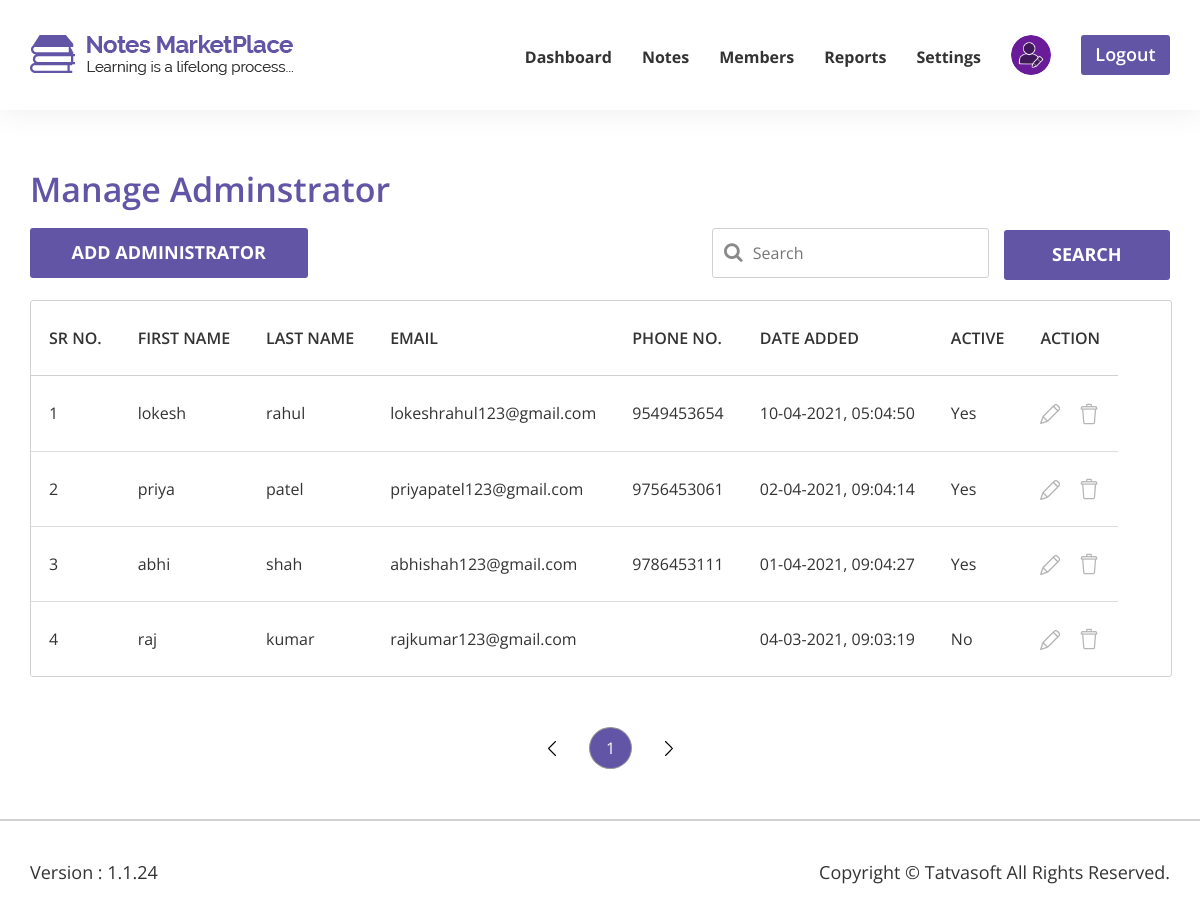
Page /admin/pages/manage-administrator.php (signed in) on the committed database.
### tables this page shows
CREATE TABLE `users` (
  `UsersID` int(11) NOT NULL,
  `RoleID` int(11) NOT NULL DEFAULT 1,
  `FirstName` varchar(50) NOT NULL,
  `LastName` varchar(50) NOT NULL,
  `EmailID` varchar(100) NOT NULL,
  `Password` varchar(128) NOT NULL,
  `IsEmailVerified` bit(1) NOT NULL DEFAULT b'0',
  `CreatedDate` datetime DEFAULT NULL,
  `CreatedBy` int(11) DEFAULT NULL,
  `ModifiedDate` datetime DEFAULT NULL,
  `ModifiedBy` int(11) DEFAULT NULL,
  `IsActive` tinyint(1) NOT NULL DEFAULT 0
);

CREATE TABLE `user_profile` (
  `UserProfileID` int(11) NOT NULL,
  `UsersID` int(11) NOT NULL,
  `SecondEmailID` varchar(100) DEFAULT NULL,
  `DOB` date DEFAULT NULL,
  `Gender` varchar(11) DEFAULT NULL,
  `PhoneCountryCode` varchar(10) NOT NULL,
  `PhoneNumber` varchar(20) DEFAULT NULL,
  `ProfilePicture` varchar(500) DEFAULT NULL,
  `Address1` varchar(100) NOT NULL,
  `Address2` varchar(100) NOT NULL,
  `City` varchar(50) NOT NULL,
  `State` varchar(50) NOT NULL,
  `ZipCode` varchar(50) NOT NULL,
  `Country` varchar(100) NOT NULL,
  `University` varchar(100) DEFAULT NULL,
  `Collage` varchar(100) DEFAULT NULL,
  `CreatedDate` datetime DEFAULT NULL,
  `CreatedBy` int(11) DEFAULT NULL,
  `ModifiedDate` datetime DEFAULT NULL,
  `ModifiedBy` int(11) DEFAULT NULL
);

### admin/pages/manage-administrator.php (the view, shortened to what this page needs)
<?php  include "includes/db.php"; ?>
<!DOCTYPE html>
<html lang="en">
<head>
	<link rel="stylesheet" href="../css/font-awesome/css/font-awesome.min.css">
	<link rel="stylesheet" href="../css/jquery-ui/jquery-ui.css">
	<link rel="stylesheet" href="../css/jquery-ui/jquery-ui.structure.css">
	<link rel="stylesheet" href="../css/jquery-ui/jquery-ui.theme.css">
	<link rel="stylesheet" href="../css/bootstrap/bootstrap.css">
    <link rel="stylesheet" href="../css/DataTables/datatables.css">
	<link rel="stylesheet" href="../css/manage-administrator.css">
</head>
<body>
	<?php
	    if(isset($_SESSION['UsersID'])) {
            include "includes/login_nav.php";
        }else {
            redirect("../../front/pages/login.php");
        }
    ?>
    <div class="notes-table">
		<div class="content-box-lg">
			<div class="container">
       			<div class="row manage-administrator-heading">
					<div class="col-md-12 col-sm-12">
						<h2 class="heading">Manage Adminstrator</h2>
					</div>
				</div>
        		<div class="row manage-administrator-heading">
					<div class="col-md-6 col-sm-6">
						<a class="top-btn btn" href="add-administrator.php" role="button" id="add-administrator-btn">add administrator</a>
					</div>
					<div class="col-md-6 col-sm-6 search-content">
						<span toggle="#search" class="fa fa-search field-icon"></span>
						<input class="myInput" placeholder="Search" type="search" id="search" value="">
						<a class="search-btn btn" href="" role="button" id="search-btn">search</a>
					</div>
				</div>
				<table id="manage-administrator-table" class="datatable table table-responsive display">
                    <thead>
                        <tr>
                        	<th>SR No.</th>
                            <th>first name</th>
                            <th>last name</th>
                            <th>email</th>
                            <th>phone no.</th>
                            <th>Date added</th>
                            <th>active</th>
                            <th>action</th>
                        </tr>
                    </thead>
                    <tbody>
                        <?php
                            $i = 1;
                            $query = "SELECT * FROM users WHERE RoleID = '2' ORDER BY CreatedDate DESC";
                            $select_all_users_query = mysqli_query($connection, $query);
                            while($row = mysqli_fetch_assoc($select_all_users_query )) {
                                $db_UsersID = $row['UsersID'];
                                $db_FirstName = $row['FirstName'];
                                $db_LastName = $row['LastName'];
                                $db_EmailID = $row['EmailID'];
                                $db_IsActive = $row['IsActive'];
                                $db_CreatedDate = $row['CreatedDate'];
                                if(!empty($db_CreatedDate)){
                                    $db_CreatedDate = date('d-m-Y, h:m:s',strtotime($db_CreatedDate)) ?? null;
                                }
                                $query = "SELECT * FROM user_profile WHERE UsersID = '{$db_UsersID}'";
                                $select_userprofile_query = mysqli_query($connection, $query);
                                $count = mysqli_num_rows($select_userprofile_query);
                                if($count > 0) {
                                    $row = mysqli_fetch_assoc($select_userprofile_query);
                                    $db_PhoneNumber = $row['PhoneNumber'];
                                }else {
                                    $db_PhoneNumber = "";
                                }
                                $db_IsActive = ($db_IsActive == '1') ? 'Yes' : 'No';
                                echo "<tr>";
                                echo "<td>{$i}</td>";
                                echo "<td>{$db_FirstName}</td>";
                                echo "<td>{$db_LastName}</td>";
                                echo "<td>{$db_EmailID}</td>";
                                echo "<td>{$db_PhoneNumber}</td>";
                                echo "<td>{$db_CreatedDate}</td>";
                                echo "<td>{$db_IsActive}</td>";
                                echo "<td>
                                    <span class='action-icons'>
                                        <a href='add-administrator.php?u_id={$db_UsersID}'><img class='view-icon' src='../images/Admin_images/edit.png' alt='edit'></a>
                                        <a onClick=\"javascript: return confirm('Are you sure you want to delete this?');\" href='?delete={$db_UsersID}'><img class='delete-icon' src='../images/Admin_images/delete.png' alt='delete'></a>
                                    </span>
                                </td>";
                                echo "</tr>";
                                $i++;
                            }
                        ?>
                    </tbody>
                </table>
			</div>
		</div>
	</div>
	<footer>
		<div class="content-box-lg">
			<div class="container">
				<div class="row copyright">
					<div class="col-md-6 col-sm-12">
						<p class="pera">
							Version : 1.1.24
						</p>
					</div>
					<div class="col-md-6 col-sm-12 text-right">
						<p class="pera">
							Copyright &copy; Tatvasoft All Rights Reserved.
						</p>
					</div>
				</div>
			</div>
		</div>
	</footer>
</body>
</html>

### admin/css/DataTables/datatables.css (style rules this page uses)
table.dataTable { width: 100%; margin: 0 auto; clear: both; border-collapse: separate; border-spacing: 0; }
table.dataTable thead th, table.dataTable tfoot th { font-weight: bold; }
table.dataTable thead th, table.dataTable thead td { padding: 10px 18px; border-bottom: 1px solid #111; }
table.dataTable thead .sorting, table.dataTable thead .sorting_asc, table.dataTable thead .sorting_desc, table.dataTable thead .sorting_asc_disabled, table.dataTable thead .sorting_desc_disabled { cursor: pointer; *cursor: hand; background-repeat: no-repeat; background-position: center right; }
table.dataTable thead .sorting { background-image: none; }
table.dataTable thead .sorting_asc { background-image: none; }
table.dataTable tbody tr { background-color: #ffffff; }
table.dataTable tbody th, table.dataTable tbody td { padding: 8px 10px; }
table.dataTable.row-border tbody th, table.dataTable.row-border tbody td, table.dataTable.display tbody th, table.dataTable.display tbody td { border-top: 1px solid #ddd; }
table.dataTable.row-border tbody tr:first-child th, table.dataTable.row-border tbody tr:first-child td, table.dataTable.display tbody tr:first-child th, table.dataTable.display tbody tr:first-child td { border-top: none; }
table.dataTable.stripe tbody tr.odd, table.dataTable.display tbody tr.odd { background-color: #f9f9f9; }
table.dataTable.order-column tbody tr > .sorting_1, table.dataTable.order-column tbody tr > .sorting_2, table.dataTable.order-column tbody tr > .sorting_3, table.dataTable.display tbody tr > .sorting_1, table.dataTable.display tbody tr > .sorting_2, table.dataTable.display tbody tr > .sorting_3 { background-color: #fafafa; }
table.dataTable.display tbody tr.odd > .sorting_1, table.dataTable.order-column.stripe tbody tr.odd > .sorting_1 { background-color: #f1f1f1; }
table.dataTable.display tbody tr.even > .sorting_1, table.dataTable.order-column.stripe tbody tr.even > .sorting_1 { background-color: #fafafa; }
table.dataTable.no-footer { border-bottom: 1px solid #111; }
table.dataTable, table.dataTable th, table.dataTable td { box-sizing: content-box; }

### admin/css/manage-administrator.css (style rules this page uses)
html, body { height: 100%; font-family: "Open Sans", sans-serif; }
h2.heading { font-size: 34px; font-weight: 600; line-height: 38px; color: #6255a5; margin: 0; padding: 0; }
p.pera { font-size: 18px; font-weight: 400; line-height: 22px; color: #333333; margin: 0; padding: 0; }
.content-box-lg { padding-top: 60px; }
.container { padding: 0; }
footer .content-box-lg { border-top: 2px solid #d1d1d1; padding: 40px 0; margin-top: 50px; }
.manage-administrator-heading { margin-bottom: 20px; }
.myInput { padding: 0; margin: 0; padding-left: 40px; border: 1px solid #d1d1d1; border-radius: 3px; width: 50%; height: 50px; }
.myInput[value] { font-size: 16px; font-weight: 400; line-height: 20px; color: #000; }
.search-content { text-align: right; }
.field-icon { font-size: 20px; left: 35px; position: relative; color: #8a8a8a; cursor: pointer; }
.search-btn { width: 30%; margin-left: 10px; }
.top-btn { width: 50%; }
.btn { background-color: #6255a5; color: #fff; border-radius: 3px; height: 50px; font-size: 18px; font-weight: bold; padding-top: 12px; line-height: 22px; text-transform: uppercase; display: inline-block; }
.datatable { border: 1px solid #d1d1d1 !important; border-radius: 3px; margin-top: 20px; }
.datatable tr { height: 75px; }
.datatable thead th { text-transform: uppercase; font-size: 16px; font-weight: 600 !important; line-height: 20px; color: #333333; padding: 10px 18px !important; }
.datatable tbody td { padding: 10px 18px !important; color: #333333; background-color:transparent !important; font-size: 16px; font-weight: 400; line-height: 20px; }
.datatable tbody tr { background-color:#fff !important; }
table.dataTable thead th { border-bottom: 1px solid #d1d1d1 !important; }
.action-icons { display: -webkit-box; display: -ms-flexbox; display: flex; -webkit-box-align: center; -ms-flex-align: center; align-items: center; cursor: pointer; }
.action-icons .view-icon { margin-right: 20px; }

### rows in the picture
users: FirstName "lokesh", LastName "rahul", EmailID "lokeshrahul123@gmail.com", user_profile.PhoneNumber "9549453654", CreatedDate "10-04-2021, 05:04:50", IsActive "Yes"
users: FirstName "priya", LastName "patel", EmailID "priyapatel123@gmail.com", user_profile.PhoneNumber "9756453061", CreatedDate "02-04-2021, 09:04:14", IsActive "Yes"
users: FirstName "abhi", LastName "shah", EmailID "abhishah123@gmail.com", user_profile.PhoneNumber "9786453111", CreatedDate "01-04-2021, 09:04:27", IsActive "Yes"
users: FirstName "raj", LastName "kumar", EmailID "rajkumar123@gmail.com", CreatedDate "04-03-2021, 09:03:19", IsActive "No"
